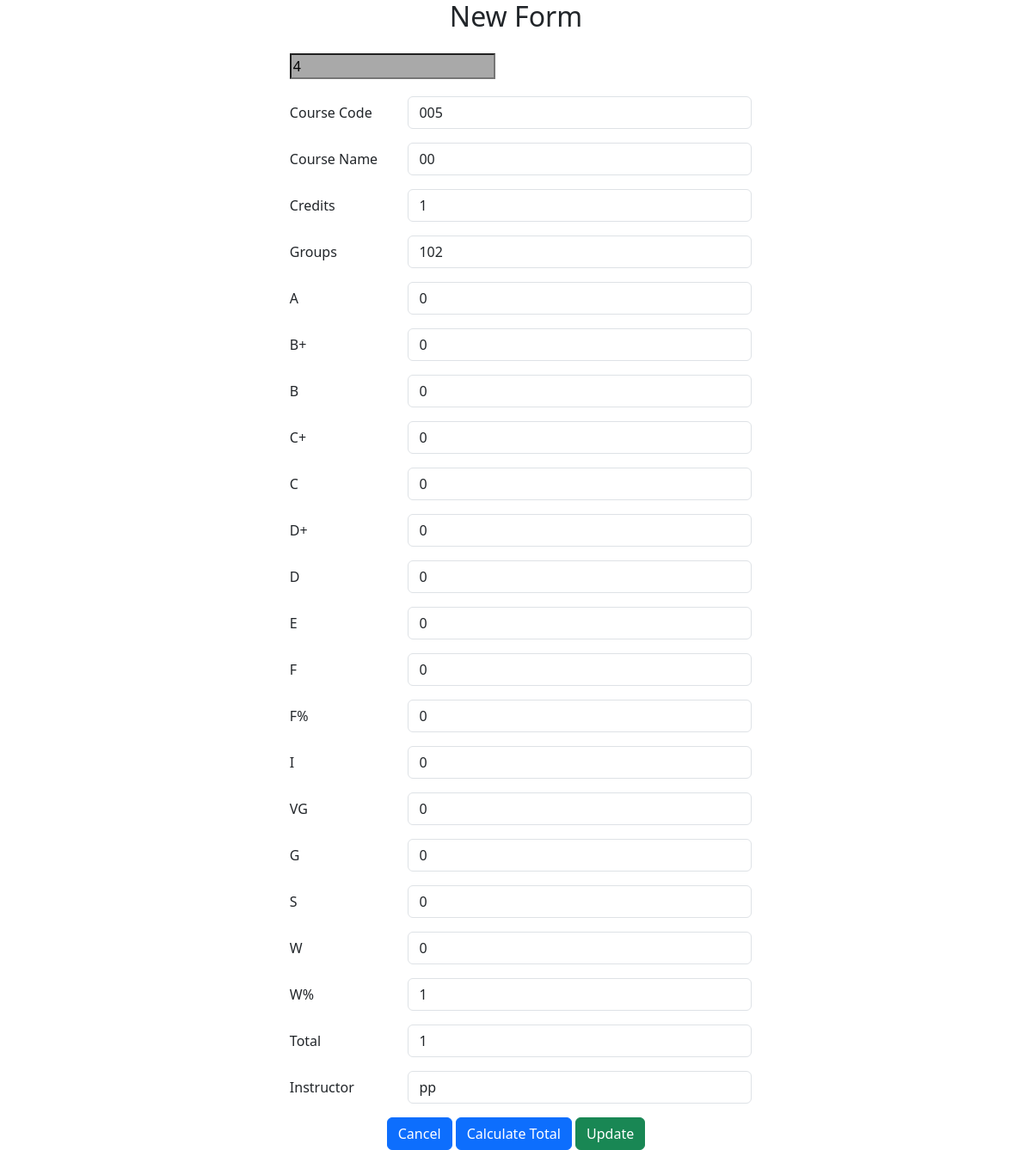
Page /adminpage/addform/edit-form.php?form_id=4 on the committed database.
### tables this page shows
CREATE TABLE `create_form` (
  `form_id` int(10) NOT NULL,
  `course_code` char(7) NOT NULL,
  `course_name` varchar(50) NOT NULL,
  `credits` int(3) NOT NULL,
  `groups` varchar(10) NOT NULL,
  `A` int(3) NOT NULL,
  `B_plus` int(3) NOT NULL,
  `B` int(3) NOT NULL,
  `C_plus` int(3) NOT NULL,
  `C` int(3) NOT NULL,
  `D_plus` int(3) NOT NULL,
  `D` int(3) NOT NULL,
  `E` int(3) NOT NULL,
  `F` int(3) NOT NULL,
  `F_percent` int(3) NOT NULL,
  `I` int(3) NOT NULL,
  `W` int(3) NOT NULL,
  `W_percent` int(3) NOT NULL,
  `VG` int(3) NOT NULL,
  `G` int(3) NOT NULL,
  `S` int(3) NOT NULL,
  `total` int(10) NOT NULL,
  `instructor` varchar(50) NOT NULL
);

### adminpage/addform/edit-form.php (the view, shortened to what this page needs)
<?php
$servername = "localhost";
$username = "root";
$password = "";
$dbname = "app_qa";
$conn = mysqli_connect($servername, $username, $password, $dbname);
$form_id = "";
$course_code = $course_name = $credits = $groups = "";
$A = $B_plus = $B = $C_plus = $C = $D_plus = $D = $E = $F = $F_percent = "";
$I = $VG = $G = $S = $W = $W_percent = $total = $instructor = "";
if ($_SERVER['REQUEST_METHOD'] == 'GET') {
    $form_id = $_GET["form_id"];
    $sql = "SELECT * FROM create_form WHERE form_id = ?";
    $stmt = $conn->prepare($sql);
    $stmt->bind_param("i", $form_id);
    $stmt->execute();
    $result = $stmt->get_result();
    $row = $result->fetch_assoc();
    $course_code = $row["course_code"];
    $course_name = $row["course_name"];
    $credits = $row["credits"];
    $groups = $row["groups"];
    $A = $row["A"];
    $B_plus = $row["B_plus"];
    $B = $row["B"];
    $C_plus = $row["C_plus"];
    $C = $row["C"];
    $D_plus = $row["D_plus"];
    $D = $row["D"];
    $E = $row["E"];
    $F = $row["F"];
    $F_percent = $row["F_percent"];
    $I = $row["I"];
    $VG = $row["VG"];
    $G = $row["G"];
    $S = $row["S"];
    $W = $row["W"];
    $W_percent = $row["W_percent"];
    $total = $row["total"];
    $instructor = $row["instructor"];
} else if ($_SERVER['REQUEST_METHOD'] == 'POST') {
    $form_id = $_POST["form_id"];
    $course_code = $_POST["course_code"];
    $course_name = $_POST["course_name"];
    $credits = $_POST["credits"];
    $groups = $_POST["groups"];
    $A = $_POST["A"];
    $B_plus = $_POST["B_plus"];
    $B = $_POST["B"];
    $C_plus = $_POST["C_plus"];
    $C = $_POST["C"];
    $D_plus = $_POST["D_plus"];
    $D = $_POST["D"];
    $E = $_POST["E"];
    $F = $_POST["F"];
    $F_percent = $_POST["F_percent"];
    $I = $_POST["I"];
    $VG = $_POST["VG"];
    $G = $_POST["G"];
    $S = $_POST["S"];
    $W = $_POST["W"];
    $W_percent = $_POST["W_percent"];
    $total = $_POST["total"];
    $instructor = $_POST["instructor"];
    if (
        empty($course_code) || empty($course_name) || empty($credits) || empty($groups) || empty($instructor)
    ) {
        $errMessage = "All the required fields are required.";
    } else {
        $sql = $conn->prepare("UPDATE create_form
        SET course_code = ?,
            course_name = ?,
            credits = ?,
            groups = ?,
            A = ?,
            B_plus = ?,
            B = ?,
            C_plus = ?,
            C = ?,
            D_plus = ?,
            D = ?,
            E = ?,
            F = ?,
            F_percent = ?,
            I = ?,
            VG = ?,
            G = ?,
            S = ?,
            W = ?,
            W_percent = ?,
            total = ?,
            instructor = ?
        WHERE form_id = ?");
        $sql->bind_param(
            "ssiiiddddddddddddddsssi",
            $course_code,
            $course_name,
            $credits,
            $groups,
            $A,
            $B_plus,
            $B,
            $C_plus,
            $C,
            $D_plus,
            $D,
            $E,
            $F,
            $F_percent,
            $I,
            $VG,
            $G,
            $S,
            $W,
            $W_percent,
            $total,
            $instructor,
            $form_id
        );
        if ($sql->execute()) {
            $successMessage = "Form updated successfully.";
            header("Location: http://localhost/connectform/adminpage/addform/index.php");
            exit;
        } else {
            $errMessage = "Error updating record: " . $sql->error;
        }
    }
}
?>
<!DOCTYPE html>
<html lang="en">
<head>
    <link rel="stylesheet" href="https://cdn.jsdelivr.net/npm/bootstrap@5.3.3/dist/css/bootstrap.min.css">
</head>
<body>
    <div class="container d-flex justify-content-center align-items-center min-vh-100">
        <div class="form-container">
            <h2 class="text-center mb-4">New Form</h2>
            <form method="post">
                <input type="hideden"name="form_id" value="<?php echo htmlspecialchars($form_id); ?>"style="margin-bottom: 20px;background-color: #A9A9A9;">
                <div class="row mb-3">
                    <label class="col-sm-3 col-form-label">Course Code</label>
                    <div class="col-sm-9">
                        <input type="text" class="form-control" name="course_code" value="<?php echo htmlspecialchars($course_code); ?>" style="width: 400px;">
                    </div>
                </div>
                <div class="row mb-3">
                    <label class="col-sm-3 col-form-label">Course Name</label>
                    <div class="col-sm-9">
                        <input type="text" class="form-control" name="course_name" value="<?php echo htmlspecialchars($course_name); ?>" style="width: 400px;">
                    </div>
                </div>
                <div class="row mb-3">
                    <label class="col-sm-3 col-form-label">Credits</label>
                    <div class="col-sm-9">
                        <input type="text" class="form-control" name="credits" value="<?php echo htmlspecialchars($credits); ?>" style="width: 400px;">
                    </div>
                </div>
                <div class="row mb-3">
                    <label class="col-sm-3 col-form-label">Groups</label>
                    <div class="col-sm-9">
                        <input type="text" class="form-control" name="groups" value="<?php echo htmlspecialchars($groups); ?>" style="width: 400px;">
                    </div>
                </div>
                <div class="row mb-3">
                    <label class="col-sm-3 col-form-label">A</label>
                    <div class="col-sm-9">
                        <input type="text" class="form-control" name="A" value="<?php echo htmlspecialchars($A); ?>" style="width: 400px;">
                    </div>
                </div>
                <div class="row mb-3">
                    <label class="col-sm-3 col-form-label">B+</label>
                    <div class="col-sm-9">
                        <input type="text" class="form-control" name="B_plus" value="<?php echo htmlspecialchars($B_plus); ?>" style="width: 400px;">
                    </div>
                </div>
                <div class="row mb-3">
                    <label class="col-sm-3 col-form-label">B</label>
                    <div class="col-sm-9">
                        <input type="text" class="form-control" name="B" value="<?php echo htmlspecialchars($B); ?>" style="width: 400px;">
                    </div>
                </div>
                <div class="row mb-3">
                    <label class="col-sm-3 col-form-label">C+</label>
                    <div class="col-sm-9">
                        <input type="text" class="form-control" name="C_plus" value="<?php echo htmlspecialchars($C_plus); ?>" style="width: 400px;">
                    </div>
                </div>
                <div class="row mb-3">
                    <label class="col-sm-3 col-form-label">C</label>
                    <div class="col-sm-9">
                        <input type="text" class="form-control" name="C" value="<?php echo htmlspecialchars($C); ?>" style="width: 400px;">
                    </div>
                </div>
                <div class="row mb-3">
                    <label class="col-sm-3 col-form-label">D+</label>
                    <div class="col-sm-9">
                        <input type="text" class="form-control" name="D_plus" value="<?php echo htmlspecialchars($D_plus); ?>" style="width: 400px;">
                    </div>
                </div>
                <div class="row mb-3">
                    <label class="col-sm-3 col-form-label">D</label>
                    <div class="col-sm-9">
                        <input type="text" class="form-control" name="D" value="<?php echo htmlspecialchars($D); ?>" style="width: 400px;">
                    </div>
                </div>
                <div class="row mb-3">
                    <label class="col-sm-3 col-form-label">E</label>
                    <div class="col-sm-9">
                        <input type="text" class="form-control" name="E" value="<?php echo htmlspecialchars($E); ?>" style="width: 400px;">
                    </div>
                </div>
                <div class="row mb-3">
                    <label class="col-sm-3 col-form-label">F</label>
                    <div class="col-sm-9">
                        <input type="text" class="form-control" name="F" value="<?php echo htmlspecialchars($F); ?>" style="width: 400px;">
                    </div>
                </div>
                <div class="row mb-3">
                    <label class="col-sm-3 col-form-label">F%</label>
                    <div class="col-sm-9">
                        <input type="text" class="form-control" name="F_percent" value="<?php echo htmlspecialchars($F_percent); ?>" style="width: 400px;">
                    </div>
                </div>
                <div class="row mb-3">
                    <label class="col-sm-3 col-form-label">I</label>
                    <div class="col-sm-9">
                        <input type="text" class="form-control" name="I" value="<?php echo htmlspecialchars($I); ?>" style="width: 400px;">
                    </div>
                </div>
                <div class="row mb-3">
                    <label class="col-sm-3 col-form-label">VG</label>
                    <div class="col-sm-9">
                        <input type="text" class="form-control" name="VG" value="<?php echo htmlspecialchars($VG); ?>" style="width: 400px;">
                    </div>
                </div>
                <div class="row mb-3">
                    <label class="col-sm-3 col-form-label">G</label>
                    <div class="col-sm-9">
                        <input type="text" class="form-control" name="G" value="<?php echo htmlspecialchars($G); ?>" style="width: 400px;">
                    </div>
                </div>
                <div class="row mb-3">
                    <label class="col-sm-3 col-form-label">S</label>
                    <div class="col-sm-9">
                        <input type="text" class="form-control" name="S" value="<?php echo htmlspecialchars($S); ?>" style="width: 400px;">
                    </div>
                </div>
                <div class="row mb-3">
                    <label class="col-sm-3 col-form-label">W</label>
                    <div class="col-sm-9">
                        <input type="text" class="form-control" name="W" value="<?php echo htmlspecialchars($W); ?>" style="width: 400px;">
                    </div>
                </div>
                <div class="row mb-3">
                    <label class="col-sm-3 col-form-label">W%</label>
                    <div class="col-sm-9">
                        <input type="text" class="form-control" name="W_percent" value="<?php echo htmlspecialchars($W_percent); ?>" style="width: 400px;">
                    </div>
                </div>
                <div class="row mb-3">
                    <label class="col-sm-3 col-form-label">Total</label>
                    <div class="col-sm-9">
                        <input type="text" class="form-control" name="total" value="<?php echo htmlspecialchars($total); ?>" readonly style="width: 400px;">
                    </div>
                </div>
                <div class="row mb-3">
                    <label class="col-sm-3 col-form-label">Instructor</label>
                    <div class="col-sm-9">
                        <input type="text" class="form-control" name="instructor" value="<?php echo htmlspecialchars($instructor); ?>" style="width: 400px;">
                    </div>
                </div>
                <div class="text-center">
                <a class="btn btn-primary" href="http://localhost/connectform/adminpage/addform/index.php">Cancel</a>
                    <button type="button" class="btn btn-primary" onclick="calculateTotal()">Calculate Total</button>
                    <button type="submit" class="btn btn-success">Update</button>
                </div>
            </form>
        </div>
    </div>
</body>
</html>

### rows in the picture
create_form: course_code "005", course_name "00", credits "1", groups "102", A "0", B_plus "0", B "0", C_plus "0", C "0", D_plus "0", D "0", E "0", F "0", F_percent "0", I "0", VG "0", G "0", S "0", W "0", W_percent "1", total "1", instructor "pp"
